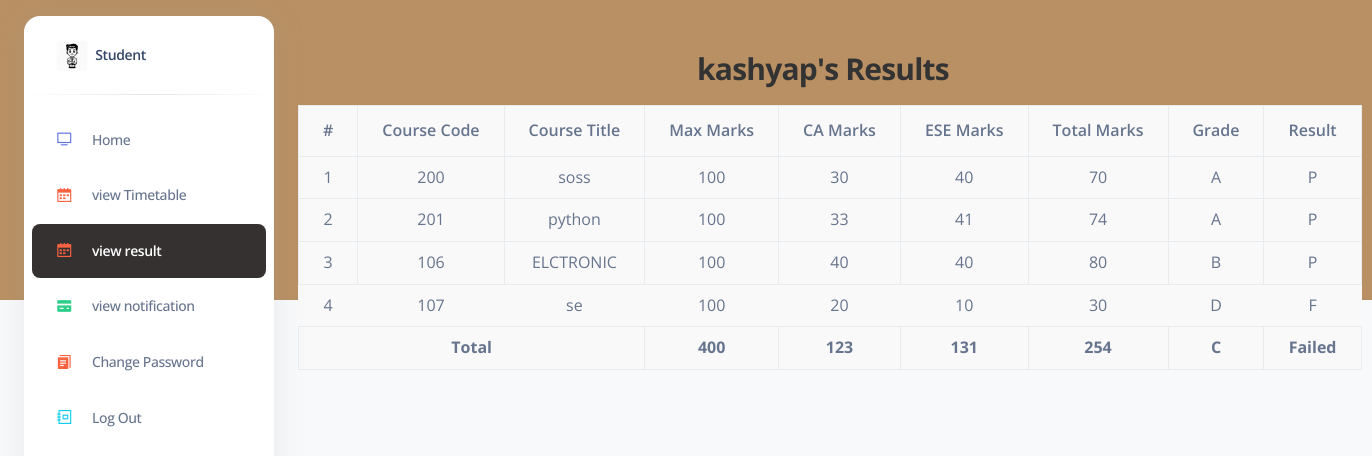
The page /results/ (signed in) on the database its author committed.
### adminapp/models.py (models this page shows, shortened)
class User(AbstractUser):
    is_fac= models.BooleanField(default=False)
    is_stud = models.BooleanField(default=False)
    phone_number = models.CharField(max_length=12,null=True,blank=True)
    dob=models.DateField(null=True,blank=True)
    place= models.CharField(max_length=100,null=True,blank=True)
    state = models.CharField(max_length=30,null=True,blank=True)
    image = models.ImageField(upload_to="user/",null=True,blank=True)
    semester=models.CharField(max_length=50,null=True,blank=True)
    address=models.CharField(max_length=150,null=True,blank=True)

class StudentResult(models.Model):
    student = models.ForeignKey(User, on_delete=models.CASCADE, related_name="results",default='')
    registration_number = models.CharField(max_length=20)
    name = models.CharField(max_length=100)
    programme = models.CharField(max_length=100, default="Master of Computer Applications")
    semester = models.CharField(max_length=50)
    college = models.CharField(max_length=255)
    course_code = models.CharField(max_length=10)
    course_title = models.CharField(max_length=255)
    max_mark=models.IntegerField()
    ca_marks = models.IntegerField("Continuous Assessment Marks")
    ese_marks = models.IntegerField("End Semester Evaluation Marks")
    total_marks = models.IntegerField()
    grade_sub=models.CharField(max_length=3,null=True,blank=True)
    result = models.CharField(max_length=1, choices=[("P", "Pass"), ("F", "Fail")])
    sgpa = models.FloatField(null=True, blank=True)
    grade = models.CharField(max_length=2, null=True, blank=True)
    status = models.CharField(max_length=20, choices=[("Passed", "Passed"), ("Failed", "Failed")])

### adminapp/views.py (the view)
# urls.py: path("results/",views.view_results, name="viewresult"),
@login_required(login_url='/')
def view_results(request):
    current_page='viewresult'
    student_id = request.user.id  # Assuming the user is authenticated and `request.user` gives the current user
    try:
        student = User.objects.get(id=student_id)
    except User.DoesNotExist:
        messages.error(request, "Student not found.")
        return redirect("studdashboard")
    results = StudentResult.objects.filter(student=student)
    if not results.exists():
        messages.info(request, "No results found for the selected student.")
        return redirect("studdashboard")
    total_max_marks = sum(result.max_mark for result in results)
    total_ca_marks = sum(result.ca_marks for result in results)
    total_ese_marks = sum(result.ese_marks for result in results)
    total_total_marks = sum(result.total_marks for result in results)
    overall_grade = calculate_overall_grade(results)  # Function to determine overall grade
    overall_status = "Passed" if all(result.result == "P" for result in results) else "Failed"
    context = {
        "student": student,
        "results": results,
        "overall_status": overall_status,
        'current_page':current_page,
        'total_marks': total_total_marks,
        'total_courses': results.count(),
        'total_max_marks': total_max_marks,
        'total_ca_marks': total_ca_marks,
        'total_ese_marks': total_ese_marks,
        'total_total_marks': total_total_marks,
        'overall_grade': overall_grade,
    }
    return render(request, "admin_app/pages/viewresultstud.html", context)

### adminapp/views.py (called while the page is built)
def calculate_overall_grade(results):
    total_obtained_marks = sum(result.total_marks for result in results)
    total_maximum_marks = sum(result.max_mark for result in results)
    if total_maximum_marks == 0:
        return "N/A"
    percentage = (total_obtained_marks / total_maximum_marks) * 100
    if percentage >= 90:
        return "O"  # Outstanding
    elif percentage >= 80:
        return "A"
    elif percentage >= 70:
        return "B"
    elif percentage >= 60:
        return "C"
    elif percentage >= 50:
        return "D"
    else:
        return "F"  # Fail

### templates/admin_app/pages/viewresultstud.html (shortened to what this page needs)
{% extends "admin_app/components/base.html" %}
{% load static %}
{% block content %}
{% include 'admin_app/components/header2.html' %}
<div class="container-fluid py-4">
    <div class="row">
        <div class="col-12">
            <h3 class="mb-3 text-center" style="color: #333;">{{ student.username }}'s Results</h3>
            <table class="table table-bordered table-hover" style="text-align: center; background-color: #f9f9f9;">
                <thead class="thead-light">
                    <tr>
                        <th>#</th>
                        <th>Course Code</th>
                        <th>Course Title</th>
                        <th>Max Marks</th>
                        <th>CA Marks</th>
                        <th>ESE Marks</th>
                        <th>Total Marks</th>
                        <th>Grade</th>
                        <th>Result</th>
                    </tr>
                </thead>
                <tbody>
                    {% for result in results %}
                    <tr>
                        <td>{{ forloop.counter }}</td>
                        <td>{{ result.course_code }}</td>
                        <td>{{ result.course_title }}</td>
                        <td>{{ result.max_mark }}</td>
                        <td>{{ result.ca_marks }}</td>
                        <td>{{ result.ese_marks }}</td>
                        <td>{{ result.total_marks }}</td>
                        <td>{{ result.grade_sub }}</td>
                        <td>{{ result.result }}</td>
                    </tr>
                    {% endfor %}
                </tbody>
                <tfoot>
                    <tr style="font-weight: bold;">
                        <td colspan="3">Total</td>
                        <td>{{ total_max_marks }}</td>
                        <td>{{ total_ca_marks }}</td>
                        <td>{{ total_ese_marks }}</td>
                        <td>{{ total_total_marks }}</td>
                        <td>{{ overall_grade }}</td>
                        <td>{{ overall_status }}</td>
                    </tr>
                </tfoot>
            </table>
        </div>
    </div>
    {% endblock content %}

### rows shown on the page
User: username "kashyap"
StudentResult: course_code "200", course_title "soss", max_mark "100", ca_marks "30", ese_marks "40", total_marks "70", grade_sub "A", result "P"
StudentResult: course_code "201", course_title "python", max_mark "100", ca_marks "33", ese_marks "41", total_marks "74", grade_sub "A", result "P"
StudentResult: course_code "106", course_title "ELCTRONIC", max_mark "100", ca_marks "40", ese_marks "40", total_marks "80", grade_sub "B", result "P"
StudentResult: course_code "107", course_title "se", max_mark "100", ca_marks "20", ese_marks "10", total_marks "30", grade_sub "D", result "F"

### other values the page prints
{{ total_max_marks }} "400"
{{ total_ca_marks }} "123"
{{ total_ese_marks }} "131"
{{ total_total_marks }} "254"
{{ overall_grade }} "C"
{{ overall_status }} "Failed"
